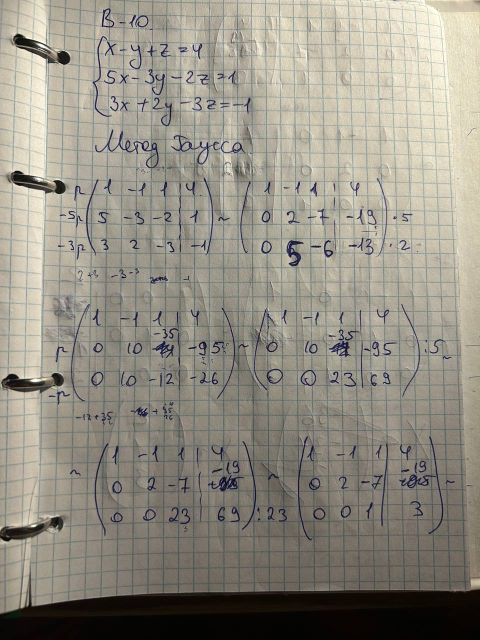
#> input picture 4 курс/Математическое моделирование прикладных задач/Практика 1/решение/photo_2025-11-25_22-32-14.jpg, 960 x 1280 px, given in place of Котята.mp4, which was not available (shown at 1/2 size)
$ jupyter execute --allow-errors '9.Работа с видео.ipynb'   (shell and % lines are left out)   (text cells are left out)
#> lines starting #> are read from the running program, lines starting #| are printed output that depends on the picture; pictures that were not available may be replaced by others from this repository, and a replacement may not be noted
[cell 1]
import cv2 # подключаем библиотеку

[cell 2]
frame = cv2.imread('ML_School/img.jpg', 1) # читаем изображение
#> (the rest of this cell did not finish here and is left out)

[cell 3]
# не работает!
#cv2.imshow('image!', frame) # отображение
#cv2.waitKey(0) # задержка
#cv2.destroyAllWindows() # закрытие окна

[cell 4]
from matplotlib import pyplot as plt # подключим библиотеку
#> (the rest of this cell did not finish here and is left out)

#> (a cell that did not finish here is left out)

[cell 6]
scale_percent = 20 # Процент от изначального размера
#> (the rest of this cell did not finish here and is left out)

#> (a cell that did not finish here is left out)

#> (a cell that did not finish here is left out)

#> (a cell that did not finish here is left out)

#> (a cell that did not finish here is left out)

#> (a cell that did not finish here is left out)

#> (a cell that did not finish here is left out)

#> (a cell that did not finish here is left out)

[cell 14]
import cv2 # подключаем библиотеку
from matplotlib import pyplot as plt
cap = cv2.VideoCapture('ML_School/Котята.mp4') # захват видеопотока
cap

[cell 15]
ret, frame = cap.read()# чтение кадра
#> frame is the input picture: shape (1280, 960, 3); mean B, G, R 132.1, 143.3, 147.7
print(cap.isOpened())# прочтен ли он?
print(ret)
#| True
print(frame.shape)
#| (1280, 960, 3)
frame = cv2.cvtColor(frame, cv2.COLOR_BGR2RGB) # надо изменить цвета
plt.imshow(frame)# рисуем окно
plt.show()# выводим на экран

[cell 16]
cap.release() # освобождение видеопотока
cv2.destroyAllWindows() # закрытие окон

[cell 17]
from skimage.metrics import structural_similarity as ssim # функция для вычисления отличия изображений
def calc_difference(img1, img2): # принимаем два изображения
    (score, diff) = ssim(img1, img2, full=True) # считаем их различие
    diff = (diff * 255).astype("uint8") # преобразуем в uint8, потому что изображения хранятся так
    return diff, score

[cell 18]
import cv2 # подключим библиотеку
import matplotlib.pyplot as plt
def testOnVideo(videoPath, max_frames=10): # создадим функцию для работы с кадрами, принимает видеопоток
#> called with videoPath = 'ML_School/Котята.mp4', max_frames = 5
    cap = cv2.VideoCapture(videoPath) # захват видеопотока
    ret, frame = cap.read() # чтение первого кадра
    frame = cv2.cvtColor(frame, cv2.COLOR_BGR2GRAY) # конвертируем цвет в серый
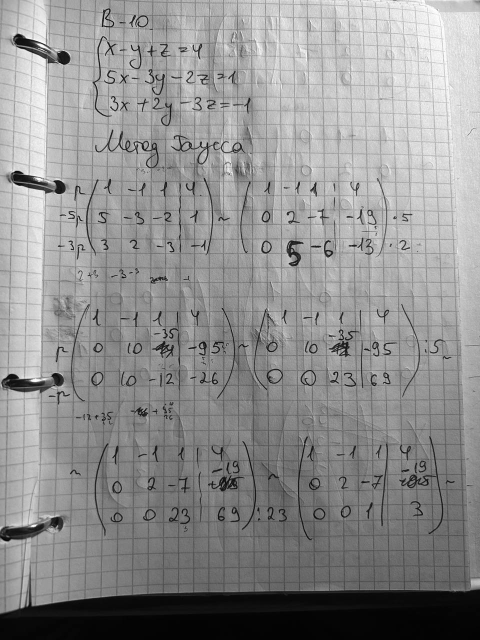
#> frame: shape (1280, 960) (shown at 1/2 size); min 0, max 255, mean 143.3
    old_frame=frame # копия кадра

    for i in range(max_frames): # в  цикле
        ret, frame = cap.read() # читаем кадр
        frame = cv2.cvtColor(frame, cv2.COLOR_BGR2GRAY) # конвертируем в серое
        diff, score = calc_difference(frame, old_frame) # считаем различие текущего и предыдущего кадра
        old_frame=frame # сохраняем кадр
        plt.imshow(diff,cmap='gray')# рисуем окно
        plt.show()
        #cv2.imshow('img',diff) # отображаем
        cv2.waitKey(1000) # ждем 1 сек.

    cap.release()
    cv2.destroyAllWindows() # закрываем окно

[cell 19]
testOnVideo('ML_School/Котята.mp4',5) # запускаем наш пример для файла

[cell 20]
cv2.destroyAllWindows()

[cell 21]
from tqdm import tqdm
#fps=10
# захват видео-потока
cap = cv2.VideoCapture('ML_School/Котята.mp4')
frame_number=int(cap.get(cv2.CAP_PROP_FRAME_COUNT))  # число кадров
#> frame_number = 1
fps = cap.get(cv2.CAP_PROP_FPS) # число кадров в секунду
#> fps = 30

# проверка захвата
if (cap.isOpened() == False):
  print("Unable to read video")


frame_width = int(cap.get(3)) # ширина кадра
#> frame_width = 960
frame_height = int(cap.get(4)) # высота кадра
#> frame_height = 1280
# открытие потока на запись
out = cv2.VideoWriter('output.avi',cv2.VideoWriter_fourcc('M','J','P','G'), fps, (frame_width,frame_height))

# в цикле читаем файл покадрово, меняем, записываем в выходной видео-поток
for i in tqdm(range(frame_number)):
  ret, frame = cap.read() # читаем кадр

  if ret == True: # если ок
    # что-то делаем с кадром....

    out.write(frame) # записываем в результат

    # отображаем
    #cv2.imshow('frame',frame)

    # ждем
    #if cv2.waitKey(1) & 0xFF == ord('q'):
    #  break

  # Break the loop
  else:
    break

# освобождаем потоки
cap.release()
out.release()

# закрываем все окна
cv2.destroyAllWindows()


$ run again, on 4 курс/Математическое моделирование прикладных задач/Практика 1/решение/photo_2025-11-25_22-32-15.jpg
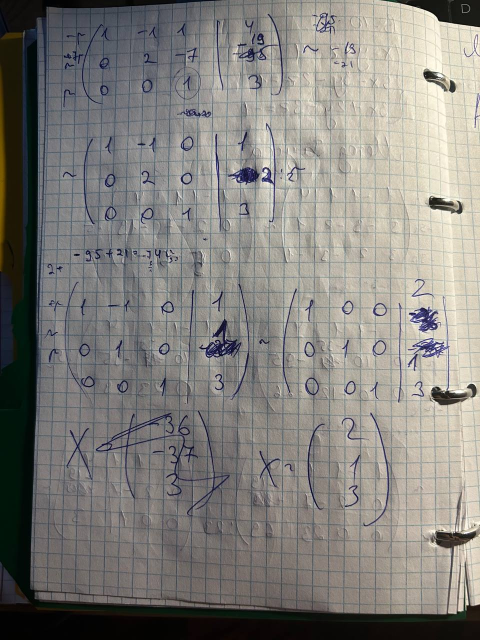
#> input picture 4 курс/Математическое моделирование прикладных задач/Практика 1/решение/photo_2025-11-25_22-32-15.jpg, 960 x 1280 px, given in place of Котята.mp4, which was not available (shown at 1/2 size)
#> frame is the input picture: shape (1280, 960, 3); mean B, G, R 124.6, 129, 131.2
#| True
#| (1280, 960, 3)
#> in testOnVideo, `frame = cv2.cvtColor(frame, cv2.COLOR_BGR2GRAY)`:
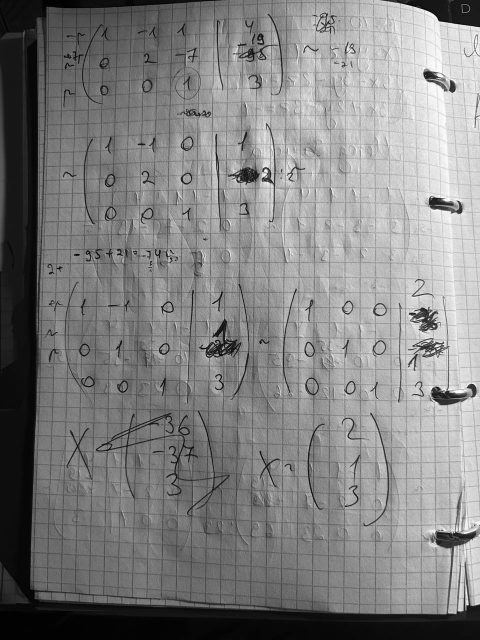
#> frame: shape (1280, 960) (shown at 1/2 size); min 0, max 255, mean 129.2
#> frame_number = 1
#> fps = 30
#> frame_width = 960
#> frame_height = 1280

$ run again, on 4 курс/Математическое моделирование прикладных задач/Практика 1/решение/photo_2025-11-25_22-32-18.jpg
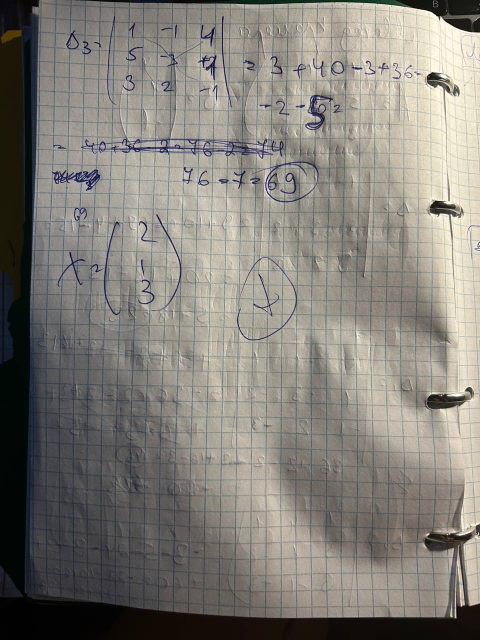
#> input picture 4 курс/Математическое моделирование прикладных задач/Практика 1/решение/photo_2025-11-25_22-32-18.jpg, 960 x 1280 px, given in place of Котята.mp4, which was not available (shown at 1/2 size)
#> frame is the input picture: shape (1280, 960, 3); mean B, G, R 121.4, 128.2, 131.5
#| True
#| (1280, 960, 3)
#> in testOnVideo, `frame = cv2.cvtColor(frame, cv2.COLOR_BGR2GRAY)`:
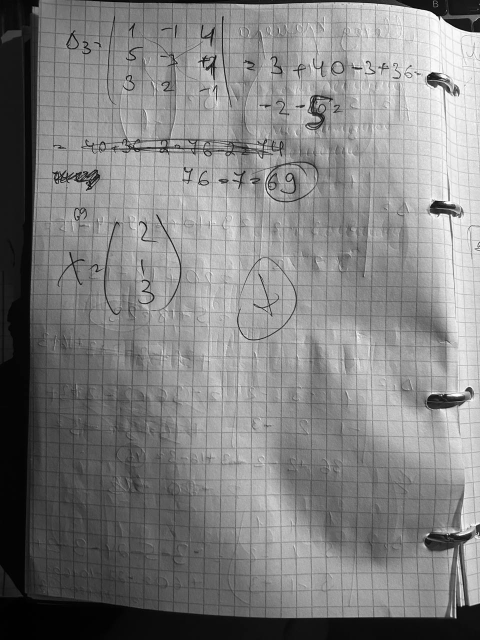
#> frame: shape (1280, 960) (shown at 1/2 size); min 0, max 255, mean 128.4
#> frame_number = 1
#> fps = 30
#> frame_width = 960
#> frame_height = 1280
